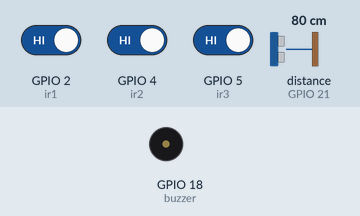
Recording of a sketch running on a simulated ESP32. On the bench: buzzer (waves = sounding, pin HIGH). Wiring (inferred from the names in the program): ultrasonic range finder: trigger GPIO 19; echo GPIO 21. The test bench sets the inputs (shaded band); at power-on: distance to the obstacle (sensor on GPIO 21) 80 cm, GPIO 2 (ir1) HIGH, GPIO 4 (ir2) HIGH, GPIO 5 (ir3) HIGH. The echo pulse lasts 58.3 µs per cm; WiFi joins after 1.5 s; servers stay silent unless stated; uploads are accepted with an empty reply; pins used as bus, display or sensor lines are not drawn; what the sketch prints to the serial monitor is not drawn.

Above: at 3.7 s.
3.8 s: distance to the obstacle (sensor on GPIO 21) set to 22 cm
6.7 s: distance to the obstacle (sensor on GPIO 21) set to 18 cm
At 7.9 s:
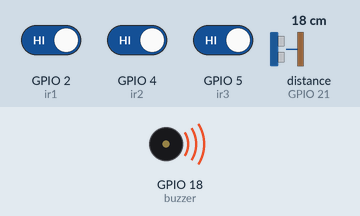
Timing chart, 0 to 9.7 s (numbered marks = the images above; inputs shaded):
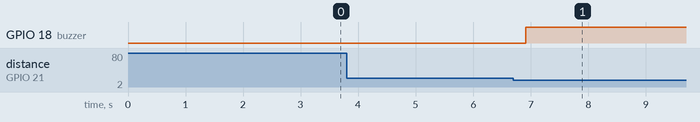

The sketch:

multi_sensor_object_detection.ino
```cpp
#include <WiFi.h>
#include <HTTPClient.h>

//  WiFi credentials
const char* ssid = "Anushka's A36";
const char* password = "@nushka123";

//  Flask server
const char* serverName = "http://10.137.185.37:5000/data";

// IR sensor pins
const int ir1 = 2;
const int ir2 = 4;
const int ir3 = 5;

// Ultrasonic pins
const int trigPin = 19;
const int echoPin = 21;

// Buzzer
const int buzzer = 18;

// Distance threshold
const int threshold = 20;

bool objectDetected = false;

void setup() {
  Serial.begin(115200);
  delay(1000);

  Serial.println("System Started");

  // WiFi connect
  WiFi.begin(ssid, password);
  Serial.print("Connecting");

  while (WiFi.status() != WL_CONNECTED) {
    delay(500);
    Serial.print(".");
  }

  Serial.println("\nConnected!");
  Serial.println(WiFi.localIP());

  // 🔥 FIX: Use INPUT_PULLUP for stable readings
  pinMode(ir1, INPUT_PULLUP);
  pinMode(ir2, INPUT_PULLUP);
  pinMode(ir3, INPUT_PULLUP);

  pinMode(trigPin, OUTPUT);
  pinMode(echoPin, INPUT);

  pinMode(buzzer, OUTPUT);
}

long getDistance() {
  digitalWrite(trigPin, LOW);
  delayMicroseconds(2);

  digitalWrite(trigPin, HIGH);
  delayMicroseconds(10);
  digitalWrite(trigPin, LOW);

  long duration = pulseIn(echoPin, HIGH, 30000);

  if (duration == 0) return 999;

  return duration * 0.034 / 2;
}

void loop() {

  int irVal1 = digitalRead(ir1);
  int irVal2 = digitalRead(ir2);
  int irVal3 = digitalRead(ir3);

  long distance = getDistance();

  // Debug (VERY IMPORTANT)
  Serial.print("IR1: "); Serial.print(irVal1);
  Serial.print(" IR2: "); Serial.print(irVal2);
  Serial.print(" IR3: "); Serial.print(irVal3);
  Serial.print(" Distance: "); Serial.println(distance);

  // Correct logic (LOW = detected)
  bool ir1Detected = (irVal1 == LOW);
  bool ir2Detected = (irVal2 == LOW);
  bool ir3Detected = (irVal3 == LOW);
  bool ultraDetected = (distance < threshold);

  bool currentState = ir1Detected || ir2Detected || ir3Detected || ultraDetected;

  //  Buzzer logic
  if (currentState && !objectDetected) {
    Serial.print("Detected by: ");
    if (ir1Detected) Serial.print("IR1 ");
    if (ir2Detected) Serial.print("IR2 ");
    if (ir3Detected) Serial.print("IR3 ");
    if (ultraDetected) Serial.print("Ultrasonic ");
    Serial.println();

    digitalWrite(buzzer, HIGH);
    objectDetected = true;
  }

  else if (!currentState && objectDetected) {
    Serial.println("No object");
    digitalWrite(buzzer, LOW);
    objectDetected = false;
  }

  //  Send data to server
  if (WiFi.status() == WL_CONNECTED) {

    HTTPClient http;

    String json = "{";
    json += "\"ir1\":" + String(irVal1) + ",";
    json += "\"ir2\":" + String(irVal2) + ",";
    json += "\"ir3\":" + String(irVal3) + ",";
    json += "\"distance\":" + String(distance);
    json += "}";

    http.begin(serverName);
    http.addHeader("Content-Type", "application/json");

    int response = http.POST(json);

    Serial.print("Server Response: ");
    Serial.println(response);

    http.end();
  }

  delay(2000);
}
```

Measured:
- the behaviour switches between 21 and 20 cm on distance to the obstacle (sensor on GPIO 21) (found by bisection; images 0 and 1)
- after the input at 3.8 s, every drawn part: stays the same
- after the input at 6.7 s, GPIO 18 (buzzer): LOW → HIGH after 0.21 s
